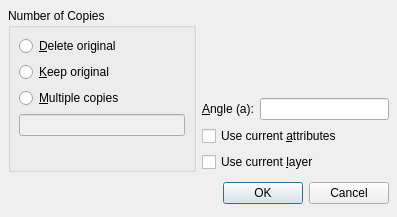
<ui version="4.0" >
 <class>QG_DlgRotate</class>
 <widget class="QDialog" name="QG_DlgRotate" >
  <property name="geometry" >
   <rect>
    <x>0</x>
    <y>0</y>
    <width>397</width>
    <height>217</height>
   </rect>
  </property>
  <property name="windowTitle" >
   <string>Rotate Options</string>
  </property>
  <layout class="QVBoxLayout" >
   <property name="spacing" >
    <number>6</number>
   </property>
   <property name="leftMargin" >
    <number>8</number>
   </property>
   <property name="topMargin" >
    <number>8</number>
   </property>
   <property name="rightMargin" >
    <number>8</number>
   </property>
   <property name="bottomMargin" >
    <number>8</number>
   </property>
   <item>
    <layout class="QHBoxLayout" >
     <property name="spacing" >
      <number>6</number>
     </property>
     <property name="leftMargin" >
      <number>0</number>
     </property>
     <property name="topMargin" >
      <number>0</number>
     </property>
     <property name="rightMargin" >
      <number>0</number>
     </property>
     <property name="bottomMargin" >
      <number>0</number>
     </property>
     <item>
      <widget class="QGroupBox" name="gbNumber" >
       <property name="title" >
        <string>Number of Copies</string>
       </property>
       <layout class="QVBoxLayout" >
        <property name="spacing" >
         <number>6</number>
        </property>
        <property name="leftMargin" >
         <number>8</number>
        </property>
        <property name="topMargin" >
         <number>8</number>
        </property>
        <property name="rightMargin" >
         <number>8</number>
        </property>
        <property name="bottomMargin" >
         <number>8</number>
        </property>
        <item>
         <widget class="QRadioButton" name="rbMove" >
          <property name="sizePolicy" >
           <sizepolicy vsizetype="Preferred" hsizetype="Minimum" >
            <horstretch>0</horstretch>
            <verstretch>0</verstretch>
           </sizepolicy>
          </property>
          <property name="minimumSize" >
           <size>
            <width>0</width>
            <height>18</height>
           </size>
          </property>
          <property name="toolTip" >
           <string>Tick to move selection</string>
          </property>
          <property name="text" >
           <string>&amp;Delete original</string>
          </property>
          <property name="checked" >
           <bool>false</bool>
          </property>
         </widget>
        </item>
        <item>
         <widget class="QRadioButton" name="rbCopy" >
          <property name="sizePolicy" >
           <sizepolicy vsizetype="Preferred" hsizetype="Minimum" >
            <horstretch>0</horstretch>
            <verstretch>0</verstretch>
           </sizepolicy>
          </property>
          <property name="minimumSize" >
           <size>
            <width>0</width>
            <height>18</height>
           </size>
          </property>
          <property name="toolTip" >
           <string>Tick to copy selection</string>
          </property>
          <property name="text" >
           <string>&amp;Keep original</string>
          </property>
         </widget>
        </item>
        <item>
         <widget class="QRadioButton" name="rbMultiCopy" >
          <property name="sizePolicy" >
           <sizepolicy vsizetype="Preferred" hsizetype="Minimum" >
            <horstretch>0</horstretch>
            <verstretch>0</verstretch>
           </sizepolicy>
          </property>
          <property name="minimumSize" >
           <size>
            <width>0</width>
            <height>18</height>
           </size>
          </property>
          <property name="toolTip" >
           <string>Tick to create &lt;i>n&lt;/i> copies of selection</string>
          </property>
          <property name="text" >
           <string>&amp;Multiple copies</string>
          </property>
         </widget>
        </item>
        <item>
         <widget class="QLineEdit" name="leNumber" >
          <property name="enabled" >
           <bool>false</bool>
          </property>
          <property name="toolTip" >
           <string>Enter number of copies</string>
          </property>
         </widget>
        </item>
        <item>
         <spacer>
          <property name="orientation" >
           <enum>Qt::Vertical</enum>
          </property>
          <property name="sizeHint" >
           <size>
            <width>20</width>
            <height>21</height>
           </size>
          </property>
         </spacer>
        </item>
       </layout>
      </widget>
     </item>
     <item>
      <layout class="QVBoxLayout" >
       <property name="spacing" >
        <number>6</number>
       </property>
       <property name="leftMargin" >
        <number>0</number>
       </property>
       <property name="topMargin" >
        <number>0</number>
       </property>
       <property name="rightMargin" >
        <number>0</number>
       </property>
       <property name="bottomMargin" >
        <number>0</number>
       </property>
       <item>
        <widget class="QLabel" name="lHelp" >
         <property name="pixmap" >
          <pixmap resource="../../qcadguiqt.qrc" >:/qcad/images/dlgmodifyrotate.png</pixmap>
         </property>
         <property name="alignment" >
          <set>Qt::AlignCenter</set>
         </property>
        </widget>
       </item>
       <item>
        <layout class="QHBoxLayout" >
         <property name="spacing" >
          <number>6</number>
         </property>
         <property name="leftMargin" >
          <number>0</number>
         </property>
         <property name="topMargin" >
          <number>0</number>
         </property>
         <property name="rightMargin" >
          <number>0</number>
         </property>
         <property name="bottomMargin" >
          <number>0</number>
         </property>
         <item>
          <widget class="QLabel" name="lAngle" >
           <property name="text" >
            <string>&amp;Angle (a):</string>
           </property>
           <property name="buddy" >
            <cstring>leAngle</cstring>
           </property>
          </widget>
         </item>
         <item>
          <widget class="QLineEdit" name="leAngle" >
           <property name="sizePolicy" >
            <sizepolicy vsizetype="Fixed" hsizetype="Expanding" >
             <horstretch>0</horstretch>
             <verstretch>0</verstretch>
            </sizepolicy>
           </property>
           <property name="toolTip" >
            <string>Rotation angle (negative for clockwise rotation)</string>
           </property>
          </widget>
         </item>
        </layout>
       </item>
       <item>
        <widget class="QCheckBox" name="cbCurrentAttributes" >
         <property name="toolTip" >
          <string>Use the currently active attributes (pen) instead of the ones from the original entities</string>
         </property>
         <property name="text" >
          <string>Use current &amp;attributes</string>
         </property>
        </widget>
       </item>
       <item>
        <widget class="QCheckBox" name="cbCurrentLayer" >
         <property name="toolTip" >
          <string>Use the currently active layer instead of the layer(s) of the original entities</string>
         </property>
         <property name="text" >
          <string>Use current &amp;layer</string>
         </property>
        </widget>
       </item>
      </layout>
     </item>
    </layout>
   </item>
   <item>
    <layout class="QHBoxLayout" >
     <property name="spacing" >
      <number>6</number>
     </property>
     <property name="leftMargin" >
      <number>0</number>
     </property>
     <property name="topMargin" >
      <number>0</number>
     </property>
     <property name="rightMargin" >
      <number>0</number>
     </property>
     <property name="bottomMargin" >
      <number>0</number>
     </property>
     <item>
      <spacer>
       <property name="orientation" >
        <enum>Qt::Horizontal</enum>
       </property>
       <property name="sizeHint" >
        <size>
         <width>131</width>
         <height>31</height>
        </size>
       </property>
      </spacer>
     </item>
     <item>
      <widget class="QPushButton" name="okButton" >
       <property name="text" >
        <string>OK</string>
       </property>
      </widget>
     </item>
     <item>
      <widget class="QPushButton" name="cancelButton" >
       <property name="text" >
        <string>Cancel</string>
       </property>
      </widget>
     </item>
    </layout>
   </item>
  </layout>
 </widget>
 <resources>
  <include location="../../qcadguiqt.qrc" />
 </resources>
 <connections>
  <connection>
   <sender>okButton</sender>
   <signal>clicked()</signal>
   <receiver>QG_DlgRotate</receiver>
   <slot>accept()</slot>
   <hints>
    <hint type="sourcelabel" >
     <x>278</x>
     <y>253</y>
    </hint>
    <hint type="destinationlabel" >
     <x>96</x>
     <y>254</y>
    </hint>
   </hints>
  </connection>
  <connection>
   <sender>cancelButton</sender>
   <signal>clicked()</signal>
   <receiver>QG_DlgRotate</receiver>
   <slot>reject()</slot>
   <hints>
    <hint type="sourcelabel" >
     <x>369</x>
     <y>253</y>
    </hint>
    <hint type="destinationlabel" >
     <x>179</x>
     <y>282</y>
    </hint>
   </hints>
  </connection>
  <connection>
   <sender>rbMultiCopy</sender>
   <signal>toggled(bool)</signal>
   <receiver>leNumber</receiver>
   <slot>setEnabled(bool)</slot>
   <hints>
    <hint type="sourcelabel" >
     <x>93</x>
     <y>97</y>
    </hint>
    <hint type="destinationlabel" >
     <x>93</x>
     <y>126</y>
    </hint>
   </hints>
  </connection>
 </connections>
</ui>
